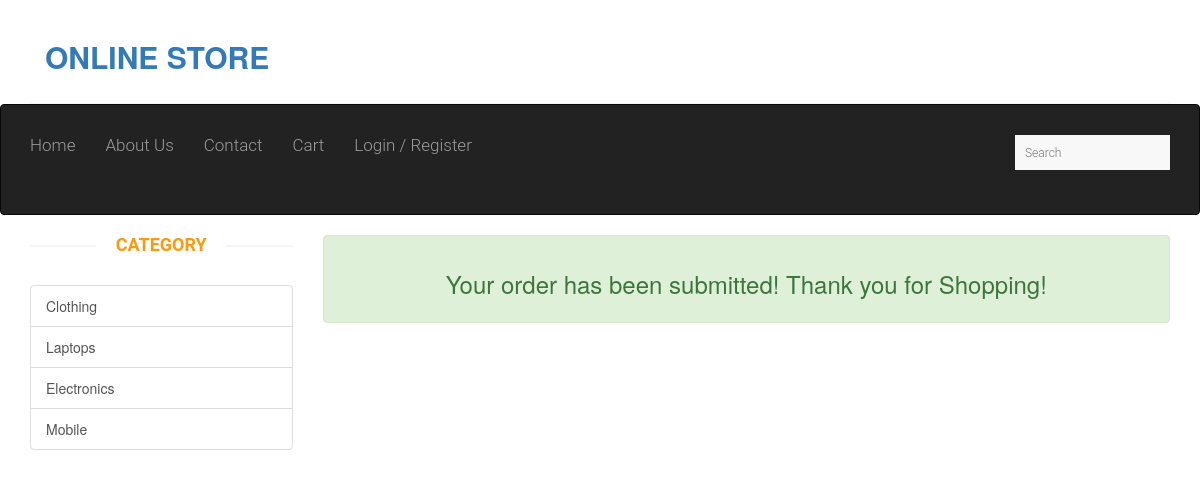
The page /success.php on the database its author committed.
### tables this page shows
CREATE TABLE `category` (
  `id` int(11) UNSIGNED NOT NULL,
  `title` varchar(45) NOT NULL,
  `description` varchar(45) DEFAULT NULL
);

### success.php (the view, shortened to what this page needs)
<?php
	include 'database/dbconnect.php';
?>
<!DOCTYPE php>
<php lang="en">
<head>
	<link href="css/main.css" rel="stylesheet">
	<link href="css/style.css" rel="stylesheet">
</head>
<body>
<header id="header">
		<div class="header-middle">
			<div class="container">
				<div class="row">
					<div class="col-lg-12">
						<div class="logo pull-left">
							<h2><strong><a href="index.php">ONLINE STORE</a></strong></h2>
						</div>
					</div>
				</div>
			</div>
		</div>
		<div class="header-bottom navbar navbar-inverse">
			<div class="container">
				<div class="row">
					<div class="col-sm-9">
						<div class="mainmenu pull-left">
							<ul class="nav navbar-nav collapse navbar-collapse">
								<li><a href="index.php">Home</a></li>
								<li><a href="about.php">About Us</a></li>
								<li><a href="contact.php">Contact</a></li>
								<li><a href="cart.php">Cart <span class="badge"></span></a></li>
								<li><a href="login.php">Login / Register</a></li>
							</ul>
						</div>
					</div>
                    <div class="col-sm-3">
						<div class="search_box pull-right">
                            <form action="index.php" method="GET">
							     <input type="text" placeholder="Search" name="filter" />
                            </form>
						</div>
					</div>
				</div>
			</div>
		</div>
	</header>
	<section>
		<div class="container">
			<div class="row">
				<div class="col-sm-3">
					<div class="left-sidebar">
						<h2>Category</h2>
                        <div class="list-group">
							<?php
								$result = $con->query('SELECT  * FROM category');
								while($row = mysqli_fetch_array($result)) {
									echo '<a href="index.php?catid=' . $row["id"] . '" class="list-group-item">' . $row['title'] . '</a>';
								}
							?>
                        </div>
                    </div>
                </div>
				<div class="col-sm-9 padding-right">
					<div class="alert alert-success">
					   <h3 class="text-center"><i class="fa fa-check-circle fa-lg"></i> Your order has been submitted! Thank you for Shopping!</h3>
                    </div>
				</div>
			</div>
		</div>
	</section>
</body>
</php>

### css/main.css (style rules this page uses)
body { font-family: 'Roboto', sans-serif; background:; position: relative; font-weight:400px; }
ul li { list-style: none; }
a { -webkit-transition: 300ms; -moz-transition: 300ms; -o-transition: 300ms; transition: 300ms; }
h1, h2, h3, h4, h5, h6 { font-family: 'Roboto', sans-serif; }
.header-middle .container .row { border-bottom: 1px solid #f5f5f5; margin-left: 0; margin-right: 0; padding-bottom: 20px; padding-top: 20px; }
.header-bottom { padding-bottom: 30px; padding-top: 30px; }
.navbar-collapse.collapse { padding-left: 0; }
.mainmenu ul li { padding-right: 15px; padding-left: 15px; }
.mainmenu ul li:first-child { padding-left: 0px; }
.mainmenu ul li a { color: #696763; font-family: 'Roboto', sans-serif; font-size: 17px; font-weight: 300; padding: 0; padding-bottom: 10px; }
.search_box input { background: #f8f8f8; border: medium none; color: #B2B2B2; font-family: 'roboto'; font-size: 12px; font-weight: 300; height: 35px; outline: medium none; padding-left: 10px; width: 155px; background-image: url(../images/home/searchicon.png); background-repeat: no-repeat; background-position: 130px; }
.left-sidebar h2, .brands_products h2 { color: #FE980F; font-family: 'Roboto', sans-serif; font-size: 18px; font-weight: 700; margin: 0 auto 30px; text-align: center; text-transform: uppercase; position: relative; z-index:3; }
.left-sidebar h2:after, h2.title:after { content: " "; position: absolute; border: 1px solid #f5f5f5; bottom:8px; left: 0; width: 100%; height: 0; z-index: -2; }
.left-sidebar h2:before { content: " "; position: absolute; background: #fff; bottom: -6px; width: 130px; height: 30px; z-index: -1; left: 50%; margin-left: -65px; }
.padding-right { padding-right: 0; }

### rows shown on the page
category: title "Clothing"
category: title "Laptops"
category: title "Electronics"
category: title "Mobile"
